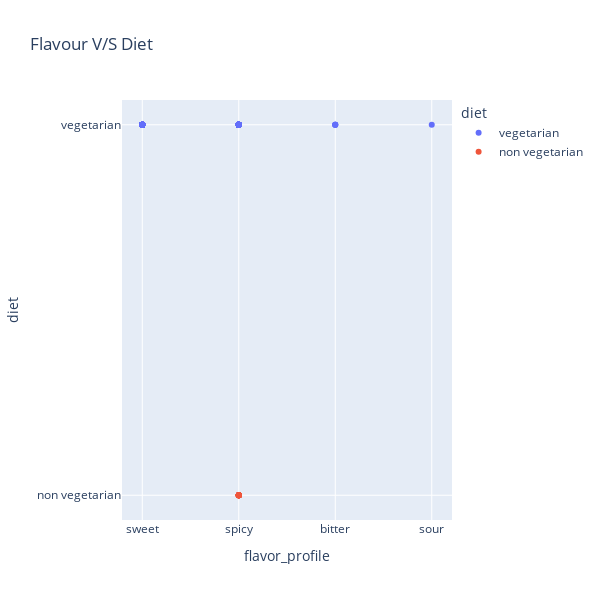

Here is the notebook cell this chart was saved with:
### Code cell
fig = px.scatter(df, x="flavor_profile", y="diet" ,color='diet',title="Flavour V/S Diet",
    width=600,
    height=600)
fig.show()

### Figure 1 — Plotly figure (JSON) as saved in the notebook; plotly's stock layout.template omitted (floating-point values rounded to 4 significant figures; data arrays with more than 128 entries replaced by an {"elided": "..."} marker saying what was removed)
{"data": [{"hovertemplate": "diet=%{y}<br>flavor_profile=%{x}<extra></extra>", "legendgroup": "vegetarian", "marker": {"color": "#636efa", "symbol": "circle"}, "mode": "markers", "name": "vegetarian", "orientation": "v", "showlegend": true, "type": "scatter", "x": {"elided": "163 str values"}, "xaxis": "x", "y": {"elided": "163 str values"}, "yaxis": "y"}, {"hovertemplate": "diet=%{y}<br>flavor_profile=%{x}<extra></extra>", "legendgroup": "non vegetarian", "marker": {"color": "#EF553B", "symbol": "circle"}, "mode": "markers", "name": "non vegetarian", "orientation": "v", "showlegend": true, "type": "scatter", "x": ["spicy", "spicy", "spicy", "spicy", "spicy", "spicy", "spicy", "spicy", "spicy", "spicy", "spicy", "spicy", "spicy", "spicy", "spicy", "spicy", "spicy"], "xaxis": "x", "y": ["non vegetarian", "non vegetarian", "non vegetarian", "non vegetarian", "non vegetarian", "non vegetarian", "non vegetarian", "non vegetarian", "non vegetarian", "non vegetarian", "non vegetarian", "non vegetarian", "non vegetarian", "non vegetarian", "non vegetarian", "non vegetarian", "non vegetarian"], "yaxis": "y"}], "layout": {"height": 600, "legend": {"title": {"text": "diet"}, "tracegroupgap": 0}, "title": {"text": "Flavour V/S Diet"}, "width": 600, "xaxis": {"anchor": "y", "domain": [0, 1], "title": {"text": "flavor_profile"}}, "yaxis": {"anchor": "x", "categoryarray": ["non vegetarian", "vegetarian"], "categoryorder": "array", "domain": [0, 1], "title": {"text": "diet"}}}}
